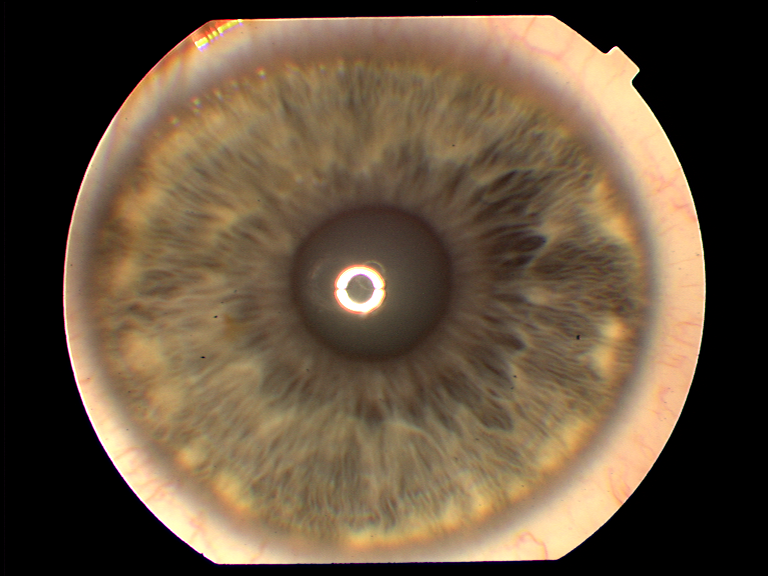
%> input picture 002L_1.png, 768 x 576 px
$ octave watermarkfinal.m   (GNU Octave 9; MATLAB toolbox functions it lacks are replaced by stand-ins)
%> lines starting %> are read from the running program, lines starting %| are printed output that depends on the picture
### preprossesing.m
function output = preprossesing(Input_image,sizee)
[~,~,o]=size(Input_image);
if (o)==3
Input_image=rgb2gray(Input_image);
end
%Input_image=histeq(Input_image);
Input_image=mat2gray(Input_image);
Ii=imresize(Input_image,[sizee,sizee]);
output = Ii;
end

### encrypt.m
function encrypted_image = encrypt()

clc;
clear all;
close all;

img = imread('watermarked_image.png');

%img = rgb2gray(img);
[m, n, o] = size(img);

% initial values
mu = 3.985;
chSeed = 0.85986;
lfSeed = '11001011';
%-------------------

[lfKey, chKey] = generateKeys(chSeed, mu, lfSeed, m, n, o);
fprintf('\nEncrypting Image ...\n');

% making a combination of keys for more Security
combKey = bitxor(chKey, lfKey, 'uint8');

% Encrypting Using Keys
comb = bitxor(combKey, img, 'uint8');

imwrite(comb, 'ency.png', 'png');


encrypted_image=comb;
end

### generateKeys.m
function [lfsrKey, chaoticKey] = generateKeys(chSeed, mu, lfSeed, m, n, ~)
disp('making Encryption Keys ... this may take some time');
disp('progress :      ');

totalSteps = m*n;
thisStep = 0;
progressStep = 0.01*totalSteps;

lfPrev = lfSeed;
chPrev = chSeed;

lfsrKey = uint8(zeros(m, n));
chaoticKey = uint8(zeros(m, n));

for i=1:m
    for j=1:n

            %Chaotic Sequence
            chPrev = mu * chPrev * (1-chPrev);
            chaoticKey(i, j) = 255 * chPrev;

            %LFSR Sequence
            tmpBit = num2str(xor(str2double(lfPrev(1)), xor(str2double(lfPrev(5)), xor(str2double(lfPrev(6)), str2double(lfPrev(7))))));
            lfPrev = strcat(lfPrev(2:8), tmpBit);
            lfsrKey (i, j) = bin2dec(lfPrev);

            % display the Progress made
            if mod(thisStep, progressStep) == 0
                fprintf("\b\b\b\b\b\b\b %05.2f%%",(thisStep*100 / totalSteps));
            end
            thisStep = thisStep + 1;

    end
end

end

### watermarkfinal.m
clc
close all
% embedding strength
alpha = 0.19;
beta = 0.18;
%input image
Input_image_1 = imread('002L_1.png');
%> Input_image_1 is the input picture: size 576x768x3 uint8; mean R, G, B 101.7, 83, 61.9
dim=1024;
Input_image=preprossesing(Input_image_1,dim);
%> in preprossesing, `Input_image=rgb2gray(Input_image);`:
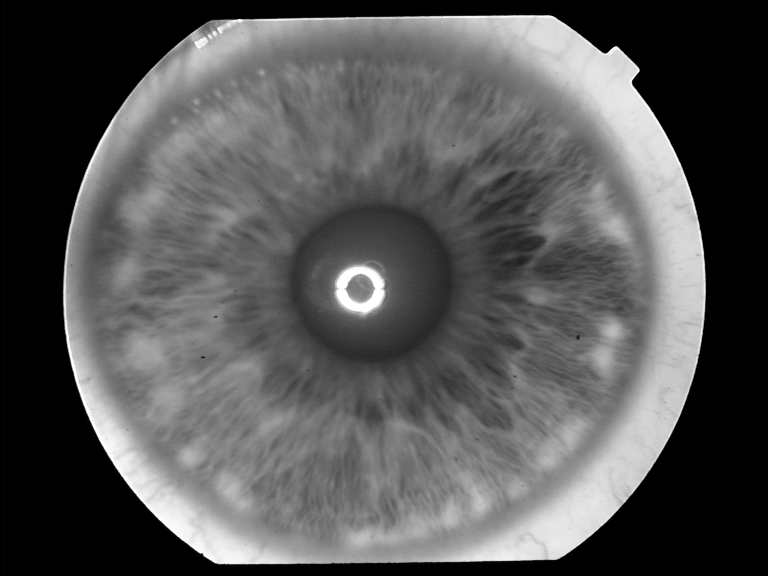
%> Input_image: size 576x768 uint8; min 0, max 255, mean 86.2

%3 level dwt
[LL1,HL1,LH1,HH1] = dwt2(Input_image,'haar');
[LL2,HL2,LH2,HH2] = dwt2(LL1,'haar');
[LL3,HL3,LH3,HH3] = dwt2(LL2,'haar');
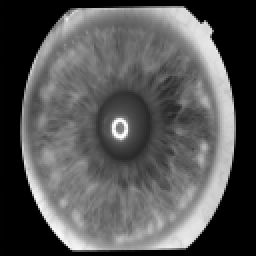
%> LL3: size 128x128 double (shown 2 times larger); min -0.00896, max 8.01, mean 2.7; drawn with min black and max white
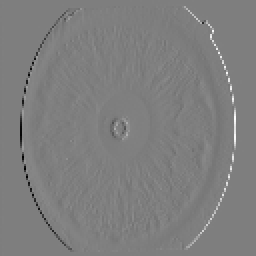
%> LH3: size 128x128 double (shown 2 times larger); min -3.25, max 3.28, mean 0.000136; drawn with min black and max white
p = size(LL3);
%> p = [128 128]

%applying SVD on HL3&LH3
[Uy,Sy,Vy] = svd(HL3);
[Uy1,Sy1,Vy1] = svd(LH3);
q = size(Sy);
%> q = [128 128]

%watermark images
watermark_image1 = imread('right.jpg');
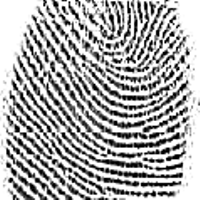
%> input picture right.jpg, 200 x 200 px
%> watermark_image1 is the input picture: size 200x200x3 uint8; min 0, max 255, mean 170.7
watermark_image_1p=preprossesing(watermark_image1,p(1,1));
%> call 2 of preprossesing, with sizee = 128
%> in preprossesing (call 2), `Ii=imresize(Input_image,[sizee,sizee]);`:
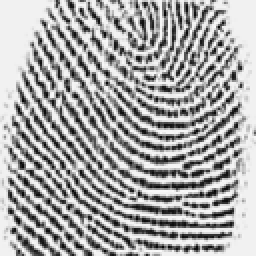
%> Ii: size 128x128 double (shown 2 times larger); min -0.0912, max 1.06, mean 0.669; drawn with min black and max white
watermark_image2 = imread('left.jpg');
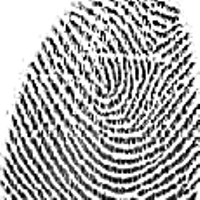
%> input picture left.jpg, 200 x 200 px
%> watermark_image2 is the input picture: size 200x200x3 uint8; min 0, max 255, mean 172.2
watermark_image_2p=preprossesing(watermark_image2 ,p(1,1));
%> call 3 of preprossesing, with sizee = 128
%> in preprossesing (call 3), `Ii=imresize(Input_image,[sizee,sizee]);`:
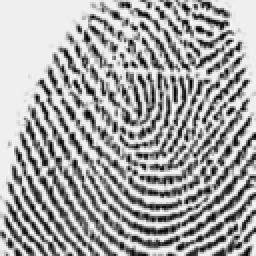
%> Ii: size 128x128 double (shown 2 times larger); min -0.0607, max 1.07, mean 0.675; drawn with min black and max white

%applying SVD on watermark
[Uw,Sw,Vw] = svd(double(watermark_image_1p));
[Uw1,Sw1,Vw1] = svd(double(watermark_image_2p));

%embed watermark
Smark = Sy + alpha*Sw;
Smark1 = Sy1 + beta*Sw1;

%Rebuild the sub-bands using SVD
HL3_1 = Uy*Smark*Vy';
LH3_1 = Uy1*Smark1*Vy1';

%Apply inverse dwt to get watermarked image
LL2_1 = idwt2(LL3,HL3_1,LH3_1,HH3,'haar','db2');
LL1_1 = idwt2(LL2_1,HL2,LH2,HH2,'haar','db2');
I = idwt2(LL1_1,HL1,LH1,HH1,'haar','db2');
I_1=im2uint8(I);
imwrite(I_1, 'watermarked_image.png', 'png');
%enc
enc=encrypt();
%> (the run ends here)
